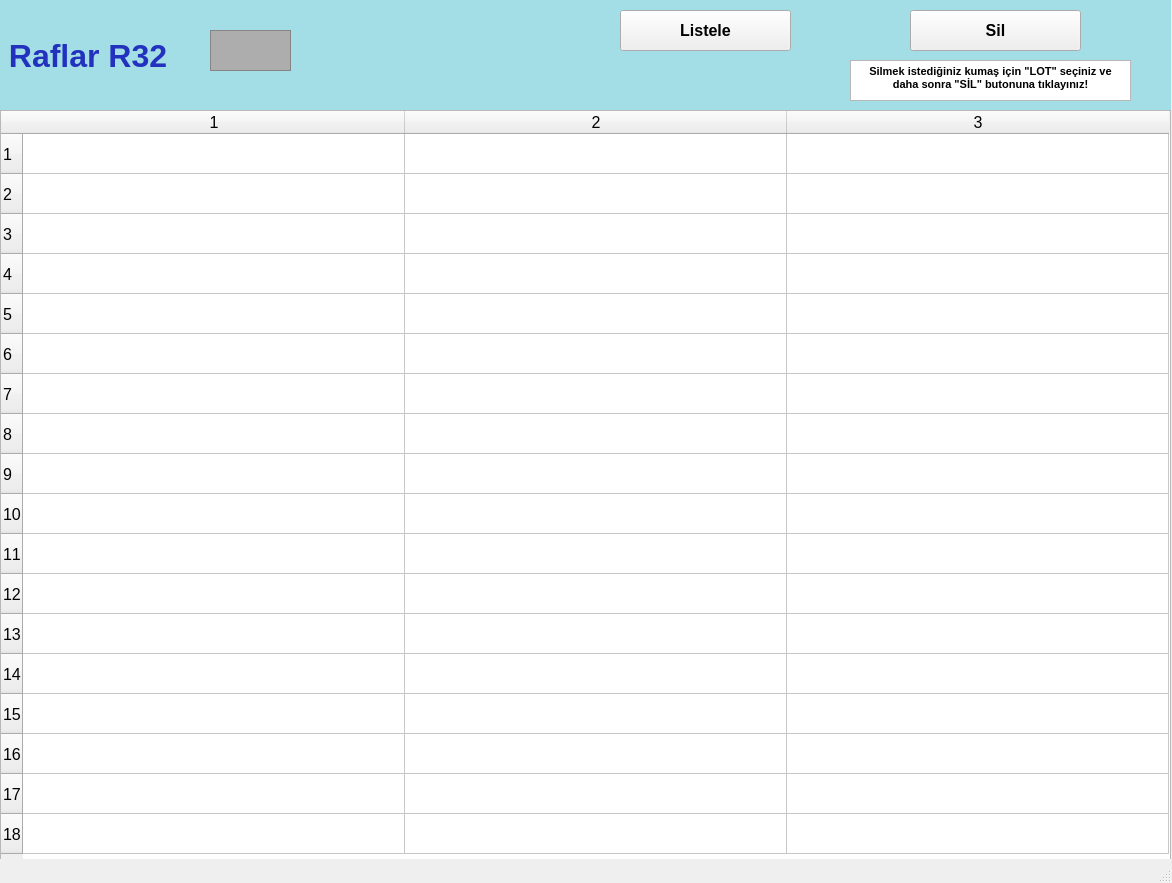
<?xml version="1.0" encoding="UTF-8"?>
<ui version="4.0">
 <class>raflarR32_ekran</class>
 <widget class="QMainWindow" name="raflarR32_ekran">
  <property name="geometry">
   <rect>
    <x>0</x>
    <y>0</y>
    <width>1172</width>
    <height>883</height>
   </rect>
  </property>
  <property name="font">
   <font>
    <pointsize>12</pointsize>
    <weight>50</weight>
    <bold>false</bold>
    <kerning>false</kerning>
   </font>
  </property>
  <property name="windowTitle">
   <string/>
  </property>
  <widget class="QWidget" name="centralwidget">
   <widget class="QLabel" name="raflarR1yazi_lbl">
    <property name="geometry">
     <rect>
      <x>0</x>
      <y>0</y>
      <width>1171</width>
      <height>111</height>
     </rect>
    </property>
    <property name="font">
     <font>
      <pointsize>24</pointsize>
      <weight>75</weight>
      <bold>true</bold>
     </font>
    </property>
    <property name="styleSheet">
     <string notr="true">background-color: rgb(163, 221, 229);
color: rgb(34, 50, 190);</string>
    </property>
    <property name="text">
     <string> Raflar R32</string>
    </property>
   </widget>
   <widget class="QFrame" name="raflarR1_img">
    <property name="geometry">
     <rect>
      <x>210</x>
      <y>30</y>
      <width>81</width>
      <height>41</height>
     </rect>
    </property>
    <property name="styleSheet">
     <string notr="true">background-color: rgb(173, 173, 173);</string>
    </property>
    <property name="frameShape">
     <enum>QFrame::StyledPanel</enum>
    </property>
    <property name="frameShadow">
     <enum>QFrame::Raised</enum>
    </property>
   </widget>
   <widget class="QTableWidget" name="R32_tw">
    <property name="geometry">
     <rect>
      <x>0</x>
      <y>110</y>
      <width>1171</width>
      <height>751</height>
     </rect>
    </property>
    <property name="baseSize">
     <size>
      <width>0</width>
      <height>0</height>
     </size>
    </property>
    <property name="rowCount">
     <number>18</number>
    </property>
    <property name="columnCount">
     <number>3</number>
    </property>
    <attribute name="horizontalHeaderVisible">
     <bool>true</bool>
    </attribute>
    <attribute name="horizontalHeaderCascadingSectionResizes">
     <bool>false</bool>
    </attribute>
    <attribute name="horizontalHeaderDefaultSectionSize">
     <number>382</number>
    </attribute>
    <attribute name="horizontalHeaderMinimumSectionSize">
     <number>38</number>
    </attribute>
    <attribute name="verticalHeaderDefaultSectionSize">
     <number>40</number>
    </attribute>
    <attribute name="verticalHeaderMinimumSectionSize">
     <number>23</number>
    </attribute>
    <row/>
    <row/>
    <row/>
    <row/>
    <row/>
    <row/>
    <row/>
    <row/>
    <row/>
    <row/>
    <row/>
    <row/>
    <row/>
    <row/>
    <row/>
    <row/>
    <row/>
    <row/>
    <column/>
    <column/>
    <column/>
   </widget>
   <widget class="QPushButton" name="listeleR32_btn">
    <property name="geometry">
     <rect>
      <x>620</x>
      <y>10</y>
      <width>171</width>
      <height>41</height>
     </rect>
    </property>
    <property name="font">
     <font>
      <pointsize>12</pointsize>
      <weight>75</weight>
      <bold>true</bold>
     </font>
    </property>
    <property name="text">
     <string>Listele</string>
    </property>
   </widget>
   <widget class="QPushButton" name="silR32_btn">
    <property name="geometry">
     <rect>
      <x>910</x>
      <y>10</y>
      <width>171</width>
      <height>41</height>
     </rect>
    </property>
    <property name="font">
     <font>
      <pointsize>12</pointsize>
      <weight>75</weight>
      <bold>true</bold>
     </font>
    </property>
    <property name="text">
     <string>Sil</string>
    </property>
   </widget>
   <widget class="QTextBrowser" name="textBrowser">
    <property name="geometry">
     <rect>
      <x>850</x>
      <y>60</y>
      <width>281</width>
      <height>41</height>
     </rect>
    </property>
    <property name="html">
     <string>&lt;!DOCTYPE HTML PUBLIC &quot;-//W3C//DTD HTML 4.0//EN&quot; &quot;http://www.w3.org/TR/REC-html40/strict.dtd&quot;&gt;
&lt;html&gt;&lt;head&gt;&lt;meta name=&quot;qrichtext&quot; content=&quot;1&quot; /&gt;&lt;style type=&quot;text/css&quot;&gt;
p, li { white-space: pre-wrap; }
&lt;/style&gt;&lt;/head&gt;&lt;body style=&quot; font-family:'MS Shell Dlg 2'; font-size:12pt; font-weight:400; font-style:normal;&quot;&gt;
&lt;p align=&quot;center&quot; style=&quot; margin-top:0px; margin-bottom:0px; margin-left:0px; margin-right:0px; -qt-block-indent:0; text-indent:0px;&quot;&gt;&lt;span style=&quot; font-size:8pt; font-weight:600;&quot;&gt;Silmek istediğiniz kumaş için &amp;quot;LOT&amp;quot; seçiniz ve daha sonra &amp;quot;SİL&amp;quot; butonuna tıklayınız!&lt;/span&gt;&lt;/p&gt;&lt;/body&gt;&lt;/html&gt;</string>
    </property>
   </widget>
  </widget>
  <widget class="QStatusBar" name="statusbar"/>
 </widget>
 <resources/>
 <connections/>
</ui>
